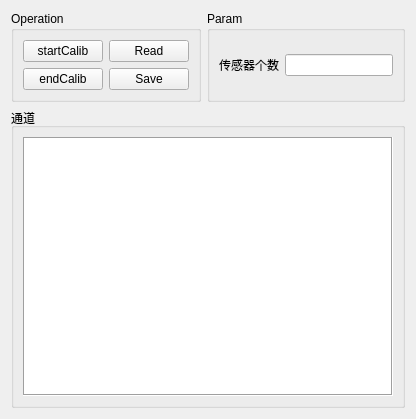
      <widget class="QWidget" name="CornFix">
       <attribute name="title">
        <string>CornFix</string>
       </attribute>
       <layout class="QVBoxLayout" name="verticalLayout_8" stretch="1,3">
        <item>
         <layout class="QHBoxLayout" name="horizontalLayout_9">
          <item>
           <widget class="QGroupBox" name="groupBox_9">
            <property name="sizePolicy">
             <sizepolicy hsizetype="Expanding" vsizetype="Expanding">
              <horstretch>0</horstretch>
              <verstretch>0</verstretch>
             </sizepolicy>
            </property>
            <property name="minimumSize">
             <size>
              <width>0</width>
              <height>80</height>
             </size>
            </property>
            <property name="title">
             <string>Operation</string>
            </property>
            <layout class="QGridLayout" name="gridLayout_4">
             <item row="0" column="0">
              <widget class="QPushButton" name="btnStartCalib">
               <property name="sizePolicy">
                <sizepolicy hsizetype="Minimum" vsizetype="Expanding">
                 <horstretch>0</horstretch>
                 <verstretch>0</verstretch>
                </sizepolicy>
               </property>
               <property name="text">
                <string>startCalib</string>
               </property>
              </widget>
             </item>
             <item row="2" column="0">
              <widget class="QPushButton" name="btnStopCalib">
               <property name="sizePolicy">
                <sizepolicy hsizetype="Minimum" vsizetype="Expanding">
                 <horstretch>0</horstretch>
                 <verstretch>0</verstretch>
                </sizepolicy>
               </property>
               <property name="text">
                <string>endCalib</string>
               </property>
              </widget>
             </item>
             <item row="0" column="1">
              <widget class="QPushButton" name="btnReadSrs">
               <property name="sizePolicy">
                <sizepolicy hsizetype="Minimum" vsizetype="Expanding">
                 <horstretch>0</horstretch>
                 <verstretch>0</verstretch>
                </sizepolicy>
               </property>
               <property name="minimumSize">
                <size>
                 <width>40</width>
                 <height>0</height>
                </size>
               </property>
               <property name="text">
                <string>Read</string>
               </property>
              </widget>
             </item>
             <item row="2" column="1">
              <widget class="QPushButton" name="btnSrsWrite">
               <property name="sizePolicy">
                <sizepolicy hsizetype="Minimum" vsizetype="Expanding">
                 <horstretch>0</horstretch>
                 <verstretch>0</verstretch>
                </sizepolicy>
               </property>
               <property name="text">
                <string>Save</string>
               </property>
              </widget>
             </item>
            </layout>
           </widget>
          </item>
          <item>
           <widget class="QGroupBox" name="groupBox_4">
            <property name="sizePolicy">
             <sizepolicy hsizetype="Preferred" vsizetype="Expanding">
              <horstretch>0</horstretch>
              <verstretch>0</verstretch>
             </sizepolicy>
            </property>
            <property name="title">
             <string>Param</string>
            </property>
            <layout class="QGridLayout" name="gridLayout_3">
             <item row="6" column="0">
              <widget class="QLabel" name="txtSensorNum">
               <property name="sizePolicy">
                <sizepolicy hsizetype="Preferred" vsizetype="Fixed">
                 <horstretch>0</horstretch>
                 <verstretch>0</verstretch>
                </sizepolicy>
               </property>
               <property name="text">
                <string>传感器个数</string>
               </property>
               <property name="alignment">
                <set>Qt::AlignRight|Qt::AlignTrailing|Qt::AlignVCenter</set>
               </property>
              </widget>
             </item>
             <item row="6" column="2">
              <widget class="QLineEdit" name="edtSensorNum"/>
             </item>
            </layout>
           </widget>
          </item>
         </layout>
        </item>
        <item>
         <widget class="QGroupBox" name="groupBox_8">
          <property name="sizePolicy">
           <sizepolicy hsizetype="Preferred" vsizetype="Fixed">
            <horstretch>0</horstretch>
            <verstretch>0</verstretch>
           </sizepolicy>
          </property>
          <property name="minimumSize">
           <size>
            <width>0</width>
            <height>300</height>
           </size>
          </property>
          <property name="title">
           <string>通道</string>
          </property>
          <layout class="QVBoxLayout" name="verticalLayout_7">
           <item>
            <widget class="QTableWidget" name="tblCornFix">
             <property name="font">
              <font>
               <pointsize>14</pointsize>
              </font>
             </property>
             <property name="frameShape">
              <enum>QFrame::Box</enum>
             </property>
             <attribute name="horizontalHeaderDefaultSectionSize">
              <number>200</number>
             </attribute>
            </widget>
           </item>
          </layout>
         </widget>
        </item>
       </layout>
      </widget>
